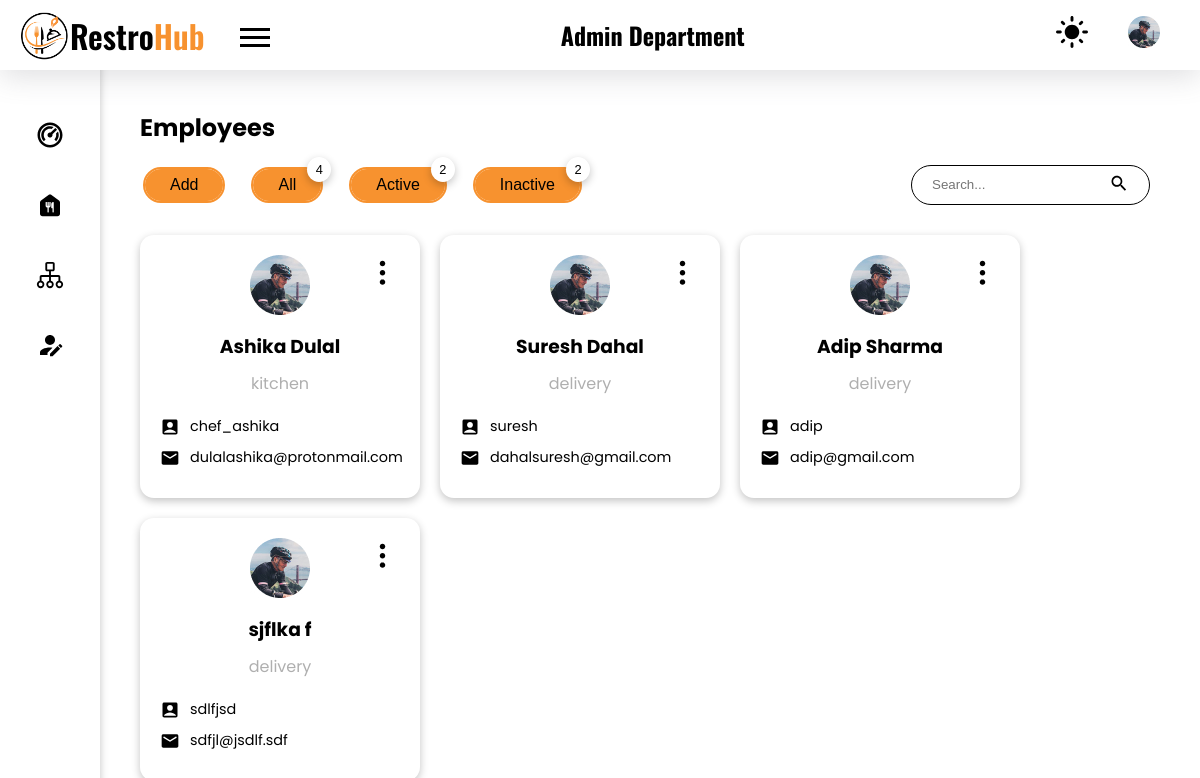
/admin/users/employees.php (signed in), run on an earlier commit of the app's database.
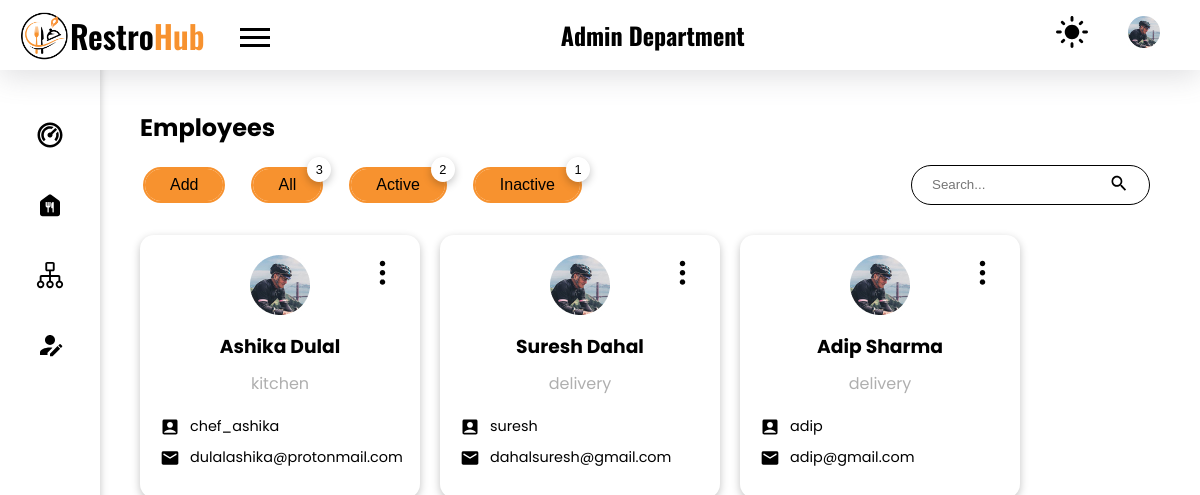
And on a later commit of the database.
### tables this page shows
CREATE TABLE `employees` (
  `emp_id` int(11) NOT NULL,
  `name` varchar(30) NOT NULL,
  `department` int(10) NOT NULL,
  `email` varchar(50) NOT NULL,
  `username` varchar(20) NOT NULL,
  `password` varchar(100) NOT NULL,
  `image` varchar(100) NOT NULL,
  `active` int(11) NOT NULL
);

CREATE TABLE `department` (
  `dept_id` int(11) NOT NULL,
  `department` varchar(20) NOT NULL
);

### admin/users/employees.php (the view, shortened to what this page needs)
<!DOCTYPE html>
<html lang="en">
<head>
    <link rel="stylesheet" href="../../styles/style.css">
</head>
<body>
    <?php
    require("./components/header.php");
    require("./components/sidebar.php");
    require("../../config.php");
    ?>
    <main class="admin_dashboard_body">
        <section class="dashboard_inner-head flex items-center">
            <h2>Employees</h2>
        </section>
        <div class="emplooyee_stat mt-20">
            <div class="flex items-center">
                <div class="emp_button-container flex gap items-center justify-start">
                    <button class="button border-curve-lg popper-btn">Add</button>
                    <?php
                    $sql_all = "SELECT name,username,email,active,department FROM employees";
                    $result_all = mysqli_query($conn, $sql_all);
                    $count_all = mysqli_num_rows($result_all);
                    $sql_active = "SELECT name,username,email,active,department FROM employees WHERE active =1";
                    $result_active = mysqli_query($conn, $sql_active);
                    $count_active = mysqli_num_rows($result_active);
                    $sql_inactive = "SELECT name,username,email,active,department FROM employees WHERE active = 0";
                    $result_inactive = mysqli_query($conn, $sql_inactive);
                    $count_inactive = mysqli_num_rows($result_inactive);
                    ?>
                    <form action="./backend/specific-users.php" method="post">
                        <button type="submit" name="specific-emp" class="button ml-35 border-curve-lg relative <?php if (isset($_SESSION['filter-by']) && $_SESSION['filter-by'] == "all") echo "active"; ?>">All
                            <div class="count-top shadow"><?php
                                                            echo $count_all;
                                                            ?>
                            </div>
                    </form>
                    <form action="./backend/specific-users.php" method="post">
                        <button type="submit" name="specific-emp" class="button ml-35 border-curve-lg relative <?php if (isset($_SESSION['filter-by']) && $_SESSION['filter-by'] == "active") echo "active"; ?> ">Active
                            <div class="count-top shadow"><?php
                                                            echo $count_active;
                                                            ?>
                            </div>
                    </form>
                    <form action="./backend/specific-users.php" method="post">
                        <button type="submit" name="specific-emp" class="button ml-35 border-curve-lg relative <?php if (isset($_SESSION['filter-by']) && $_SESSION['filter-by'] == "inactive") echo "active"; ?> ">Inactive
                            <div class="count-top shadow"><?php
                                                            echo $count_inactive;
                                                            ?>
                            </div>
                    </form>
                </div>
                <form action="#" method="post" class="search_form border-curve-lg">
                    <div class="flex items-center">
                        <input type="search" placeholder="Search..." class="no_outline search_employee" name="search-employee" id="search-employee">
                        <button type="submit" class="no_bg no_outline"><img src="../../images/ic_search.svg" alt="search icon"></button>
                    </div>
                </form>
            </div>
            <?php
            $sql = "select * from employees";
            if (isset($_SESSION['filter-by'])) {
                $filter_by = $_SESSION['filter-by'];
                if ($filter_by == 'all') {
                    $sql = "SELECT * FROM employees";
                } else if ($filter_by == 'active') {
                    $sql = "SELECT * FROM employees WHERE active = 1";
                } else if ($filter_by == 'inactive') {
                    $sql = "SELECT * FROM employees WHERE active = 0";
                }
            } else {
                $sql = "SELECT * FROM employees";
            }
            $result = mysqli_query($conn, $sql) or die("Query Failed.");
            if (mysqli_num_rows($result) > 0) {
            ?>
                <div class="emp_card_container flex wrap gap justify-start">
                    <?php while ($row = mysqli_fetch_assoc($result)) {
                        $sql_dept = "SELECT * FROM department WHERE dept_id = {$row['department']}";
                        $result_dept = mysqli_query($conn, $sql_dept) or die("Query Failed.");
                        $row_dept = mysqli_fetch_assoc($result_dept)['department'];
                    ?>
                        <div class="employee_card p-20 text-center shadow border-curve-md">
                            <img src="../../images/ic_options.svg" alt="options menu" class="emp_card_option-menu table_option-menu">
                            <img src="../../images/profile.jpg" alt="user profile">
                            <h3 class="emp_name"><?php echo $row['name']; ?></h3>
                            <p class="emp_id"><?php echo $row_dept; ?></p>
                            <div class="flex emp_card_content items-center justify-start">
                                <img src="../../images/ic_acc.svg" alt="account icon">
                                <p><?php echo $row['username']; ?></p>
                            </div>
                            <div class="flex emp_card_content items-center justify-start">
                                <img src="../../images/ic_mail.svg" alt="mail icon">
                                <p><?php echo $row['email']; ?></p>
                            </div>
                        </div>
                <?php
                    }
                }
                ?>
                </div>
        </div>
    </main>
</body>
</html>

### admin/users/components/header.php (shortened to what this page needs)
<header>
    <nav class="top_nav flex items-center">
        <div class="flex items-center">
            <a href="../index.php" class="logo heading flex items-center"><img src="../../images/logo.png" alt="logo">Restro
                <span>Hub</span>
            </a>
            <div class="menu__for-sidebar ml-35">
                <div class="bar bar1"></div>
                <div class="bar bar2"></div>
                <div class="bar bar3"></div>
            </div>
        </div>
        <h1 class="heading">Admin Department</h1>
        <ul class="flex items-center">
            <li>
                <a href="#">
                    <img src="../../images/ic_dark_mode.svg" class="dark-mode-icon" alt="toggle night mode">
                </a>
            </li>
            <li>
                <img src="../../images/profile.jpg" alt="admin profile picture" class="admin_profile_image">
            </li>
        </ul>
    </nav>
</header>

### admin/users/components/sidebar.php (shortened to what this page needs)
<aside class="sidebar shadow cursor-pointer">
    <ul>
        <li class="sidebar_accordion">
            <a href="#">
                <article class="dashboard_sidebar_content border-curve-lg flex items-center justify-center">
                    <div class="flex items-center justify-start">
                        <img class="dashboard_sidebar_content_img" src="../../images/ic_dashboard.svg" alt="dashboard" aria-hidden="true">
                    </div>
                </article>
            </a>
        </li>
        <li class="sidebar_accordion">
            <a href="#">
                <article class="dashboard_sidebar_content border-curve-lg flex items-center justify-center">
                    <div class="flex items-center justify-start">
                        <img class="dashboard_sidebar_content_img" src="../../images/ic_manage_food.svg" alt="manage food" aria-hidden="true">
                    </div>
                </article>
            </a>
        </li>
        <li class="sidebar_accordion">
            <a href="#">
                <article class="dashboard_sidebar_content border-curve-lg flex items-center justify-center">
                    <div class="flex items-center justify-start">
                        <img class="dashboard_sidebar_content_img" src="../../images/ic_category.svg" alt="category" aria-hidden="true">
                    </div>
                </article>
            </a>
        </li>
        <li class="sidebar_accordion">
            <a href="#">
                <article class="dashboard_sidebar_content border-curve-lg flex items-center justify-center">
                    <div class="flex items-center justify-start">
                        <img class="dashboard_sidebar_content_img" src="../../images/ic_user_edit.svg" alt="edit user" aria-hidden="true">
                    </div>
                </article>
            </a>
        </li>
    </ul>
</aside>

### styles/style.css (style rules this page uses)
:root { --black: #000000; --gray: #afafaf; --light-gray: #f3f3f3; --primary-color: #F7922F; --trans-black: #00000030; --very-trans-black: #00000020; --trans-green: #DCFFD380; --trans-green-text: #30B900; --trans-yellow: #fafd3e67; --trans-yellow-text: #46500C; --trans-purple: #FFA0FB66; --trans-purple-text: #A500F3; --trans-primary: #F7922F50; --trans-red: #FFD6D6; --trans-red-text: #934747; --white: #ffffff; }
* { margin: 0; padding: 0; box-sizing: border-box; list-style: none; text-decoration: none; color: var(--black); }
.no_outline { outline: none; border: none; }
.no_bg { background-color: transparent; }
body { background-color: var(--white); }
a, button, a>*, button>*, input[type="submit"], .menu__for-sidebar, .menu__for-sidebar>*, .admin_profile_image, .date_filter_close, .popper-btn, .pointer { cursor: pointer; }
.shadow { box-shadow: rgba(0, 0, 0, 0.24) 0px 3px 8px; }
.mt-20 { margin-top: 20px; }
.p-20 { padding: 20px; }
.ml-35 { margin-left: 35px; }
.border-curve-md { border-radius: 14px; }
.border-curve-lg { border-radius: 25px; }
.flex { display: flex; align-items: flex-start; justify-content: space-between; flex-direction: row; }
p { font-weight: 400; }
.wrap { flex-wrap: wrap; }
.gap { gap: 20px; }
.items-center { align-items: center; }
.text-center { text-align: center; }
.justify-center { justify-content: center; }
.justify-start { justify-content: flex-start; }
.heading { font-family: 'Oswald', sans-serif; }
.relative { position: relative; }
body, .body-text { font-family: 'Poppins', sans-serif; }
.button { background-color: var(--primary-color); padding: 7px 25px; font-size: 1rem; min-width: fit-content; border: none !important; vertical-align: middle; outline: 2px solid var(--primary-color); }
.logo { font-size: 2rem; font-weight: 600; }
.logo img { width: 50px; height: 50px; }
.logo span { color: var(--primary-color); }
header { position: sticky; top: 0; left: 0; right: 0; height: 70px; padding: 10px 20px; background-color: var(--white); box-shadow: rgba(100, 100, 111, 0.2) 0px 7px 29px 0px; z-index: 999; }
.top_nav ul li { margin: 0 20px; font-weight: 600; }
.top_nav ul li a img, .top_nav ul li img { width: 2rem; cursor: pointer; }
.search_form { border: 2px solid var(--black); height: 40px; margin: 0 10px; padding: 3px 5px; }
.menu__for-sidebar { height: 30px; width: 30px; margin-top: 15px; }
.menu__for-sidebar .bar { height: 3px; width: 100%; background-color: var(--black); margin-bottom: 5px; transition: 0.5s all; }
.sidebar { background-color: var(--white); left: 0; padding-top: 90px; min-height: 100vh; text-align: center; overflow-y: auto; position: fixed; top: 0; transition: 0.5s all; width: 100px; z-index: 1; }
.sidebar .dashboard_sidebar_content { height: 50px; width: 50px; margin: 20px auto; }
.sidebar_accordion { position: relative; }
.sidebar .dashboard_sidebar_content_img { width: 30px; }
.admin_profile_image { width: 40px; }
.admin_dashboard_body { padding: 40px 40px 40px 140px; max-width: 1440px; }
.count-top { position: absolute; top: -12px; right: -10px; background-color: var(--white); padding: 5px; border-radius: 50%; font-size: 0.8rem; min-height: 1.5rem; min-width: 1.5rem; }
.emp_button-container button { margin: 0 5px; }
.emp_card_container { margin-top: 30px; }
.employee_card { height: min-content; min-width: 260px; flex: 1; max-width: 280px; position: relative; }
.emp_id { margin: 10px 0 20px 0; color: var(--gray); }
.employee_card .emp_card_content { margin-bottom: 10px; }
.employee_card div>img { width: 20px; margin-right: 10px; }
.emp_name { margin-top: 10px; }
.employee_card div p { font-size: 0.9rem; }
.emp_card_option-menu { position: absolute; right: 20px; cursor: pointer; }
.search_form { border: 1px solid var(--black); padding: 7px 20px; transition: 0.3s; }
.search_form div img { width: 20px; }
.table_option-menu { transform: rotate(90deg); cursor: pointer; height: 35px; vertical-align: middle; }
h2 { font-size: 24px; }

What changed in the data, as far as the page shows it:
removed employees: name "sjflka f", department.department "delivery", username "sdlfjsd", email "sdfjl@jsdlf.sdf"
Also different on the page:
$count_all: "4" → "3"
$count_inactive: "2" → "1"
